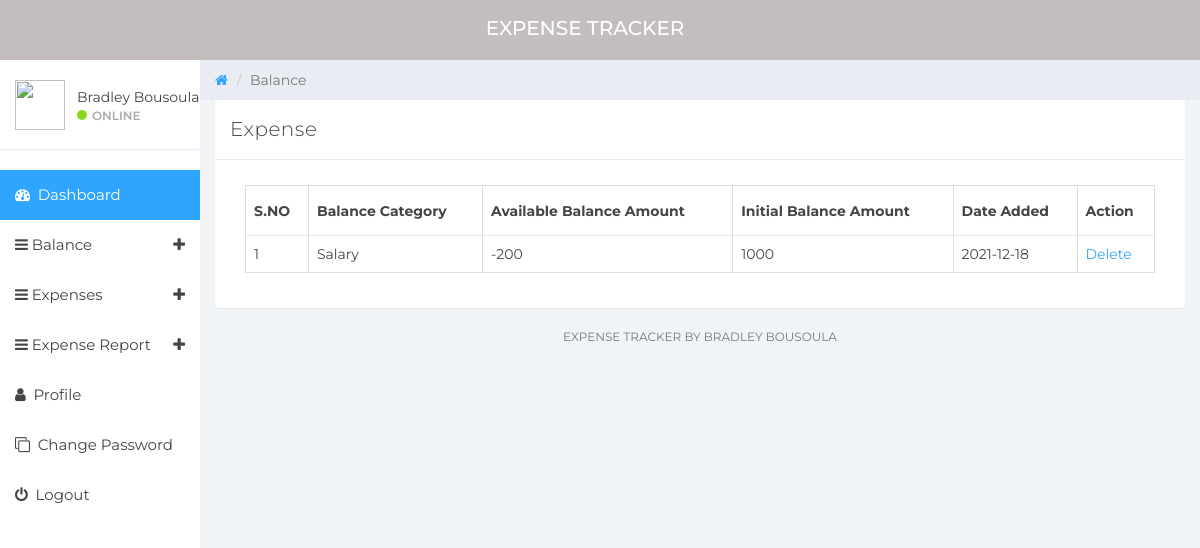
The app's page /manage-balance.php (signed in) with its own data.
### tables this page shows
CREATE TABLE IF NOT EXISTS `tbluser` (
  `ID` int(10) NOT NULL AUTO_INCREMENT,
  `FullName` varchar(150) DEFAULT NULL,
  `Email` varchar(200) DEFAULT NULL,
  `MobileNumber` bigint(8) DEFAULT NULL,
  `Password` varchar(200) DEFAULT NULL,
  `RegDate` timestamp NOT NULL DEFAULT CURRENT_TIMESTAMP,
  PRIMARY KEY (`ID`)
);

CREATE TABLE IF NOT EXISTS `tblbalance` (
  `BalanceID` int(10) NOT NULL AUTO_INCREMENT,
  `UserId` int(10) NOT NULL,
  `BalanceDate` date DEFAULT NULL,
  `BalanceCategory` varchar(200) DEFAULT NULL,
  `BalanceAmount` varchar(200) DEFAULT NULL,
  `NoteDate` timestamp NULL DEFAULT CURRENT_TIMESTAMP,
  PRIMARY KEY (`BalanceID`),
  KEY `UserId` (`UserId`)
);

### manage-balance.php (the view, shortened to what this page needs)
  <?php
if (strlen($_SESSION['detsuid']==0)) {
  header('location:logout.php');
  } else{
function getBalance($id,$con){
	$balanceamount = mysqli_query($con, "SELECT SUM(ExpenseCost) AS total From tblexpense WHERE BalanceID = $id ");
	$totalsum = mysqli_fetch_array($balanceamount);
	return $totalsum['total'];
}
?>
  <!DOCTYPE html>
  <html>
  <head>
      <link href="css/bootstrap.min.css" rel="stylesheet">
      <link href="css/font-awesome.min.css" rel="stylesheet">
      <link href="css/datepicker3.css" rel="stylesheet">
      <link href="css/styles.css" rel="stylesheet">
  </head>
  <body>
      <?php include_once('includes/header.php');?>
      <?php include_once('includes/sidebar.php');?>
      <div class="col-sm-9 col-sm-offset-3 col-lg-10 col-lg-offset-2 main">
          <div class="row">
              <ol class="breadcrumb">
                  <li><a href="#">
                          <em class="fa fa-home"></em>
                      </a></li>
                  <li class="active">Balance</li>
              </ol>
          </div>
          <div class="row">
              <div class="col-lg-12">
                  <div class="panel panel-default">
                      <div class="panel-heading">Expense</div>
                      <div class="panel-body">
                          <div class="col-md-12">
                              <div class="table-responsive">
                                  <table class="table table-bordered mg-b-0">
                                      <thead>
                                          <tr>
                                              <th>S.NO</th>
                                              <th>Balance Category</th>
                                              <th>Available Balance Amount</th>
                                              <th>Initial Balance Amount</th>
                                              <th>Date Added</th>
                                              <th>Action</th>
                                          </tr>
                                      </thead>
                                      <?php
              $userid=$_SESSION['detsuid'];
$ret=mysqli_query($con,"select * from tblbalance where UserId='$userid'");
$cnt=1;
while ($row=mysqli_fetch_array($ret)) {
?>
                                      <tbody>
                                          <tr>
                                              <td><?php echo $cnt;?></td>
                                              <td><?php  echo $row['BalanceCategory'];?></td>
                                              <td><?= $row['BalanceAmount'] - getBalance($row['BalanceID'],$con) ;?>
                                              </td>
                                              <td><?php echo $row['BalanceAmount'];?></td>
                                              <td><?php  echo $row['BalanceDate'];?></td>
                                              <td><a
                                                      href="manage-balance.php?delid=<?php echo $row['BalanceID'];?>">Delete</a>
                                          </tr>
                                          <?php
$cnt=$cnt+1;
}?>
                                      </tbody>
                                  </table>
                              </div>
                          </div>
                      </div>
                  </div>
              </div>
              <?php include_once('includes/footer.php');?>
          </div>
      </div>
  </body>
  </html>
  <?php }  ?>

### includes/sidebar.php (shortened to what this page needs)
<?php
include('includes/dbconnection.php');
?>
<div id="sidebar-collapse" class="col-sm-3 col-lg-2 sidebar">
    <div class="profile-sidebar">
        <div class="profile-userpic">
            <img src="https://img.icons8.com/ios-filled/50/000000/name.png" class="img-responsive" alt="">
        </div>
        <div class="profile-usertitle">
            <?php
$uid=$_SESSION['detsuid'];
$ret=mysqli_query($con,"select FullName from tbluser where ID='$uid'");
$row=mysqli_fetch_array($ret);
$name=$row['FullName'];
?>
            <div class="profile-usertitle-name"><?php echo $name; ?></div>
            <div class="profile-usertitle-status"><span class="indicator label-success"></span>Online</div>
        </div>
    </div>
    <ul class="nav menu">
        <li class="active"><a href="dashboard.php"><em class="fa fa-dashboard">&nbsp;</em> Dashboard</a></li>
        <li class="parent "><a data-toggle="collapse" href="#sub-item-1">
                <em class="fa fa-navicon">&nbsp;</em>Balance <span data-toggle="collapse" href="#sub-item-1"
                    class="icon pull-right"><em class="fa fa-plus"></em></span>
            </a>
        </li>
        <li class="parent "><a data-toggle="collapse" href="#sub-item-2">
                <em class="fa fa-navicon">&nbsp;</em>Expenses <span data-toggle="collapse" href="#sub-item-2"
                    class="icon pull-right"><em class="fa fa-plus"></em></span>
            </a>
        </li>
        <li class="parent "><a data-toggle="collapse" href="#sub-item-3">
                <em class="fa fa-navicon">&nbsp;</em>Expense Report <span data-toggle="collapse" href="#sub-item-3"
                    class="icon pull-right"><em class="fa fa-plus"></em></span>
            </a>
        </li>
        <li><a href="user-profile.php"><em class="fa fa-user">&nbsp;</em> Profile</a></li>
        <li><a href="change-password.php"><em class="fa fa-clone">&nbsp;</em> Change Password</a></li>
        <li><a href="logout.php"><em class="fa fa-power-off">&nbsp;</em> Logout</a></li>
    </ul>
</div>

### css/styles.css (style rules this page uses)
body { background: #f1f4f7; padding-top: 60px; font-size: 14px; color: #444444; font-family: "Montserrat", "Helvetica Neue", Helvetica, Arial, sans-serif; }
a, a:hover, a:focus { color: #30a5ff; }
.label-success { background-color: #8ad919; }
.panel { border: 0; }
.panel-heading { font-size: 20px; font-weight: 300; letter-spacing: 0.025em; height: 60px; line-height: 38px; }
.panel-default .panel-heading { background: #fff; border-bottom: 1px solid #e9ecf2; color: #444444; }
.sidebar { display: block; padding: 0; display: none; box-shadow: none; background: #fff; }
.sidebar ul { margin: 20px 0px; }
@media (min-width: 768px) { .sidebar { display: block; position: fixed; top: 60px; bottom: 0; left: 0; z-index: 1000; display: block; margin: 0; padding: 0; overflow-x: hidden; overflow-y: auto; } }
.sidebar ul.nav .active a, .sidebar ul.nav li.parent a.active, .sidebar ul.nav .active > a:hover, .sidebar ul.nav li.parent a.active:hover, .sidebar ul.nav .active > a:focus, .sidebar ul.nav li.parent a.active:focus { color: #fff; background-color: #30a5ff; }
.sidebar ul.nav li a { height: 50px; font-size: 15px; line-height: 2em; color: #444444; }
.profile-sidebar { display: flex; padding: 10px 0; border-bottom: 1px solid #e9ecf2; }
.indicator { width: 10px; height: 10px; display: inline-block; border-radius: 9999px; margin-right: 5px; }
.profile-userpic img { float: left; margin: 10px 0px 0px 15px; width: 50px; height: 50px; }
.profile-usertitle { float: left; text-align: left; margin: 17px 0 0 12px; }
.profile-usertitle-name { font-size: 14px; margin-bottom: 0px; }
.profile-usertitle-status { text-transform: uppercase; color: #aaa; font-size: 12px; font-weight: 600; margin-bottom: 15px; }
.breadcrumb { border-radius: 0; padding: 10px 15px 10px 15px; background: #e9ecf2; margin: 0; }
.table { background: #fff; }
.table > thead > tr > th { border-bottom: 1px solid #e6e7e8; vertical-align: middle; height: 50px; }

### records on screen
tbluser: FullName "Bradley Bousoula"
tblbalance: BalanceCategory "Salary", BalanceID "-200", BalanceAmount "1000", BalanceDate "2021-12-18"
